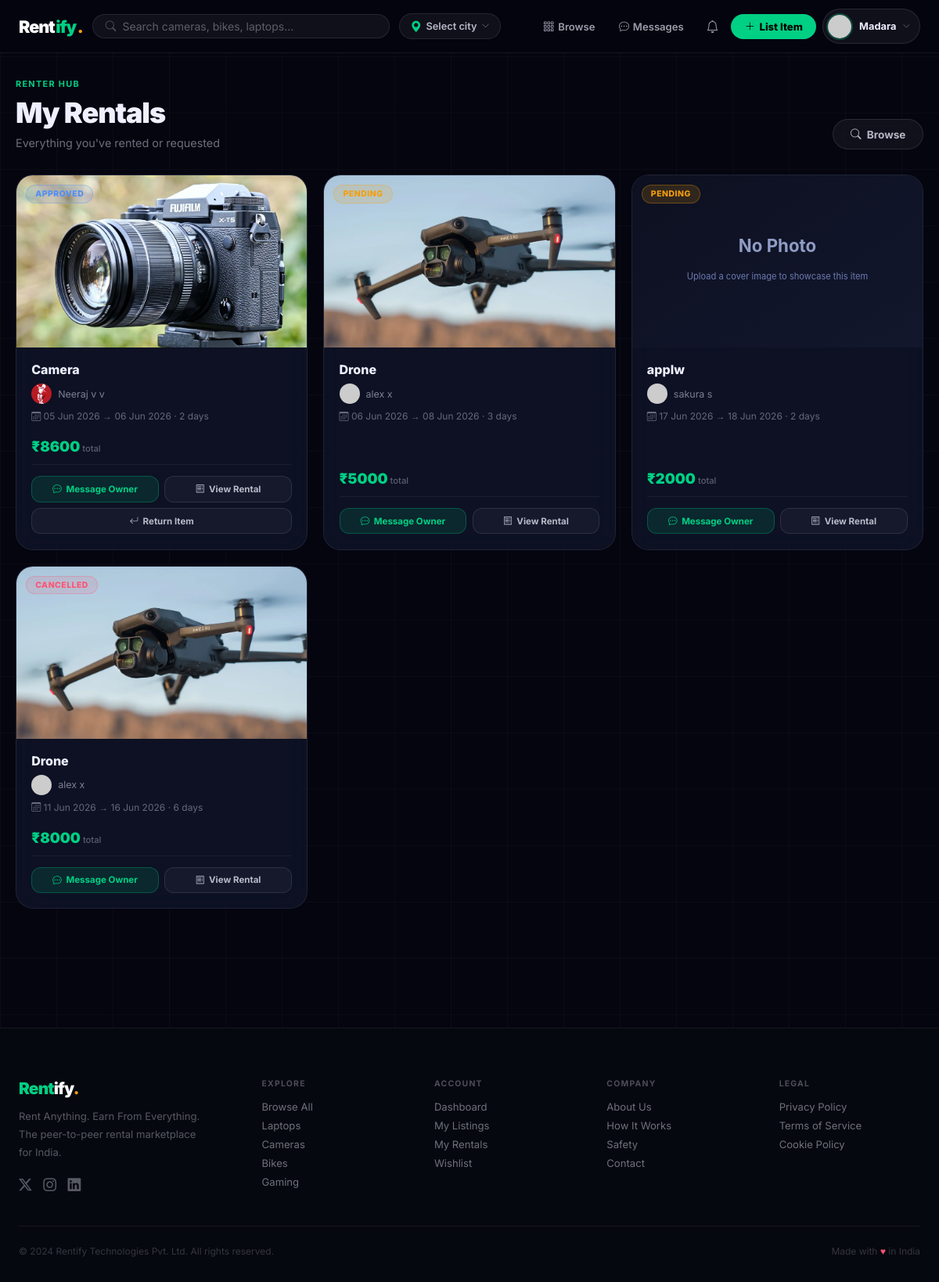
The page /bookings/my/ (signed in) on the database its author committed.
### bookings/models.py (models this page shows, shortened)
class Booking(models.Model):
    STATUS_CHOICES = [
        ('pending', 'Pending'),
        ('approved', 'Approved'),
        ('rejected', 'Rejected'),
        ('active', 'Active'),
        ('completed', 'Completed'),
        ('cancelled', 'Cancelled'),
    ]
    renter = models.ForeignKey(User, on_delete=models.CASCADE, related_name='bookings')
    product = models.ForeignKey(Product, on_delete=models.CASCADE, related_name='bookings')
    start_date = models.DateField()
    end_date = models.DateField()
    total_days = models.IntegerField(default=1)
    price_per_day = models.DecimalField(max_digits=10, decimal_places=2)
    rental_cost = models.DecimalField(max_digits=10, decimal_places=2)
    security_deposit = models.DecimalField(max_digits=10, decimal_places=2, default=0)
    total_amount = models.DecimalField(max_digits=10, decimal_places=2)
    status = models.CharField(max_length=20, choices=STATUS_CHOICES, default='pending')
    renter_note = models.TextField(blank=True)
    owner_note = models.TextField(blank=True)
    created_at = models.DateTimeField(auto_now_add=True)
    updated_at = models.DateTimeField(auto_now=True)
    class Meta:
        ordering = ['-created_at']

### listings/models.py (models this page shows, shortened)
class Product(models.Model):
    owner = models.ForeignKey(User, on_delete=models.CASCADE, related_name='listings')
    title = models.CharField(max_length=200)
    category = models.CharField(max_length=50, choices=CATEGORY_CHOICES, default='other')
    description = models.TextField()
    location = models.CharField(max_length=200, help_text='Public display: city/area only')
    state = models.CharField(max_length=100, blank=True, default='')
    city = models.CharField(max_length=100, blank=True, default='')
    area_locality = models.CharField(max_length=120, blank=True, default='')
    address_private = models.CharField(max_length=300, blank=True, default='')
    price_per_day = models.DecimalField(max_digits=10, decimal_places=2)
    price_per_week = models.DecimalField(max_digits=10, decimal_places=2, null=True, blank=True)
    price_per_month = models.DecimalField(max_digits=10, decimal_places=2, null=True, blank=True)
    security_deposit = models.DecimalField(max_digits=10, decimal_places=2, default=0)
    is_available = models.BooleanField(default=True)
    rating = models.DecimalField(max_digits=3, decimal_places=2, default=0.00)
    total_reviews = models.IntegerField(default=0)
    views_count = models.IntegerField(default=0)
    is_flagged = models.BooleanField(default=False)
    flag_reason = models.CharField(max_length=200, blank=True)
    created_at = models.DateTimeField(auto_now_add=True)
    updated_at = models.DateTimeField(auto_now=True)
    class Meta:
        ordering = ['-created_at']
    def get_primary_image(self):
        img = self.images.filter(is_primary=True).first() or self.images.first()
        return img.image.url if img else static('images/no-image.svg')

class ProductImage(models.Model):
    product = models.ForeignKey(Product, on_delete=models.CASCADE, related_name='images')
    image = models.ImageField(upload_to='products/')
    is_primary = models.BooleanField(default=False)
    order = models.IntegerField(default=0)
    uploaded_at = models.DateTimeField(auto_now_add=True)
    class Meta:
        ordering = ['order', 'uploaded_at']

### accounts/models.py (models this page shows, shortened)
class UserProfile(models.Model):
    user = models.OneToOneField(User, on_delete=models.CASCADE, related_name='profile')
    phone = models.CharField(max_length=20, blank=True)
    address = models.TextField(blank=True)
    bio = models.TextField(blank=True, max_length=500)
    profile_photo = models.ImageField(upload_to='profiles/', blank=True, null=True)
    is_verified = models.BooleanField(default=False)
    rating = models.DecimalField(max_digits=3, decimal_places=2, default=0.00)
    total_reviews = models.IntegerField(default=0)
    total_earnings = models.DecimalField(max_digits=10, decimal_places=2, default=0.00)
    dark_mode = models.BooleanField(default=False)
    created_at = models.DateTimeField(auto_now_add=True)
    updated_at = models.DateTimeField(auto_now=True)
    def get_photo_url(self):
        if self.profile_photo:
            return self.profile_photo.url
        return '/static/images/default-avatar.png'

### bookings/views.py (the view)
# urls.py: path('my/', views.my_bookings_view, name='my_bookings'),
@login_required
def my_bookings_view(request):
    bookings = Booking.objects.filter(
        renter=request.user
    ).select_related('product').order_by('-created_at')
    return render(request, 'bookings/my_bookings.html', {'bookings': bookings})

### listings/context_processors.py (called while the page is built)
def browse_location_processor(request):
    return {'browse_location': (request.session.get('browse_location') or '').strip()}

### notifications/context_processors.py (called while the page is built)
def notifications_processor(request):
    ctx = {
        'unread_notifications': [],
        'unread_count': 0,
        'user_listings_count': 0,
        'user_wishlist_count': 0,
        'user_messages_unread': 0,
        'footer_sections': _footer_sections(request),
    }
    if request.user.is_authenticated:
        user = request.user
        ctx['unread_notifications'] = Notification.objects.filter(
            recipient=user, is_read=False
        ).order_by('-created_at')[:8]
        ctx['unread_count'] = Notification.objects.filter(
            recipient=user, is_read=False
        ).count()
        ctx.update(_user_menu_stats(user))
    return ctx

def _user_menu_stats(user):
    from listings.models import Product, Wishlist
    from messaging.models import Message
    listings_count = Product.objects.filter(owner=user).count()
    wishlist_count = Wishlist.objects.filter(user=user).count()
    messages_unread = Message.objects.filter(
        conversation__participants=user,
        is_read=False,
    ).exclude(sender=user).count()
    return {
        'user_listings_count': listings_count,
        'user_wishlist_count': wishlist_count,
        'user_messages_unread': messages_unread,
    }

### subscriptions/context_processors.py (called while the page is built)
def premium_processor(request):
    try:
        if not request.user.is_authenticated:
            return dict(_SAFE_DEFAULT)
        return premium_context(request.user)
    except Exception:
        return dict(_SAFE_DEFAULT)

### subscriptions/utils.py (called while the page is built)
def _db_safe(fn, default=None):
    try:
        return fn()
    except (OperationalError, ProgrammingError):
        return default
    except Exception:
        return default

def get_active_subscription(user):
    if not user or not user.is_authenticated:
        return None
    def _query():
        from .models import UserSubscription
        now = timezone.now()
        return (
            UserSubscription.objects
            .filter(user=user, status='active', expires_at__gt=now)
            .select_related('plan')
            .order_by('-expires_at')
            .first()
        )
    return _db_safe(_query)

def daily_messages_used_today(user):
    def _query():
        from .models import DailyMessageCount
        today = timezone.localdate()
        obj = DailyMessageCount.objects.filter(user=user, date=today).first()
        return obj.count if obj else 0
    return _db_safe(_query, default=0)

### templates/bookings/my_bookings.html (shortened to what this page needs)
{% extends 'base.html' %}
{% block body_class %}page-my-rentals{% endblock %}
{% block content %}
<div class="dash-app">
  <div class="hub-hero" style="display:flex;justify-content:space-between;align-items:flex-end;flex-wrap:wrap;gap:1rem;">
    <div>
      <div class="hub-eyebrow">Renter Hub</div>
      <h1 class="hub-title">My Rentals</h1>
      <p class="hub-sub">Everything you've rented or requested</p>
    </div>
    <a href="{% url 'browse' %}" class="dash-btn dash-btn--ghost"><i class="bi bi-search"></i> Browse</a>
  </div>
  {% if bookings %}
  <div class="hub-card-grid">
    {% for booking in bookings %}
    {% include 'bookings/_renter_booking_card.html' with booking=booking %}
    {% endfor %}
  </div>
  {% endif %}
</div>
{% endblock %}

### templates/includes/navbar.html (shortened to what this page needs)
{% if user.is_authenticated %}
<nav class="rfy-nav" id="mainNav">
  <div class="rfy-nav-inner">
    <a href="{% url 'home' %}" class="rfy-brand me-1">
      <span class="b-dark">Rent</span><span style="color:var(--green);">ify</span><span class="b-dot">.</span>
    </a>
    <form class="rfy-search d-none d-md-flex" action="{% url 'browse' %}" method="get" style="max-width:380px;">
      <i class="bi bi-search" style="color:rgba(238,240,255,.3);font-size:.85rem;flex-shrink:0;"></i>
      <input type="text" name="q" placeholder="Search cameras, bikes, laptops…" value="{{ request.GET.q|default:'' }}" autocomplete="off">
    </form>
    <div class="d-none d-lg-flex">
      {% include 'includes/location_dropdown.html' %}
    </div>
    <div class="rfy-nav-right d-none d-lg-flex">
      <a href="{% url 'browse' %}"
         class="rfy-navlink ">
        <i class="bi bi-grid-3x3-gap"></i> Browse
      </a>
      <a href="{% url 'inbox' %}"
         class="rfy-msg-link {% if request.resolver_match.url_name == 'inbox' or request.resolver_match.url_name == 'conversation' %}active{% endif %}">
        <i class="bi bi-chat-dots"></i>
        Messages
      </a>
      <div style="position:relative;">
        <button class="rfy-iconbtn" id="notifBtn" aria-label="Notifications">
          <i class="bi bi-bell"></i>
        </button>
      </div>
      <a href="{% url 'create_listing' %}" class="rfy-list-btn">
        <i class="bi bi-plus-lg"></i> List Item
      </a>
      <div class="rfy-nav-authed-only" style="position:relative;margin-left:.15rem;">
        <button class="rfy-profile-trigger" id="profileBtn" aria-expanded="false">
          <img src="{{ request.user.profile.get_photo_url }}"
               alt="{{ request.user.username }}"
               onerror="this.src='https://placehold.co/34/4F8EF7/fff?text={{ request.user.username|first|upper }}'">
          <span class="pt-name d-none d-xl-block">{{ request.user.first_name|default:request.user.username }}</span>
          <i class="bi bi-chevron-down pt-caret"></i>
        </button>
      </div>
    </div>
  </div>
</nav>
{% endif %}

### templates/bookings/_renter_booking_card.html
<article class="hub-card">
  <div class="hub-card-img-wrap">
    <a href="{% url 'booking_detail' booking.pk %}">
      <img src="{{ booking.product.get_primary_image }}" alt="{{ booking.product.title }}"
           loading="lazy"
           onerror="this.src='https://placehold.co/600x375/0d1020/4F8EF7?text=Rent'">
    </a>
    <span class="hub-card-badge hub-badge--status-{{ booking.status }}">{{ booking.get_status_display }}</span>
  </div>
  <div class="hub-card-body">
    <h3 class="hub-card-title">
      <a href="{% url 'booking_detail' booking.pk %}">{{ booking.product.title }}</a>
    </h3>
    <div class="hub-card-owner">
      <img src="{{ booking.product.owner.profile.get_photo_url }}" alt=""
           onerror="this.src='https://placehold.co/26/4F8EF7/fff?text={{ booking.product.owner.username|first|upper }}'">
      <span>{{ booking.product.owner.get_full_name|default:booking.product.owner.username }}</span>
    </div>
    <div class="hub-card-dates">
      <i class="bi bi-calendar3"></i>
      {{ booking.start_date|date:"d M Y" }} → {{ booking.end_date|date:"d M Y" }}
      · {{ booking.total_days }} day{{ booking.total_days|pluralize }}
    </div>
    <div class="hub-card-price">₹{{ booking.total_amount|floatformat:0 }}<span> total</span></div>
    <div class="hub-card-actions">
      <a href="{% url 'start_conversation' booking.product.owner.username %}" class="hub-act hub-act--primary"><i class="bi bi-chat-dots"></i> Message Owner</a>
      <a href="{% url 'booking_detail' booking.pk %}" class="hub-act"><i class="bi bi-receipt"></i> View Rental</a>
      {% if booking.status == 'approved' or booking.status == 'active' %}
      <a href="{% url 'booking_detail' booking.pk %}" class="hub-act"><i class="bi bi-arrow-return-left"></i> Return Item</a>
      {% endif %}
    </div>
  </div>
</article>

### static/css/marketplace.css (style rules this page uses)
:root { --bg: #050816; --bg2: #090C1A; --bg3: #0D1020; --surf: #101428; --surf2: #151930; --surf3: #1C2038; --border: rgba(255,255,255,.07); --border2: rgba(255,255,255,.13); --text: #EEF0FF; --text2: rgba(238,240,255,.6); --text3: rgba(238,240,255,.32); --green: #00D084; --green2: #00F59A; --gdim: rgba(0,208,132,.1); --gborder: rgba(0,208,132,.22); --blue: #4F8EF7; --bdim: rgba(79,142,247,.1); --gold: #F59E0B; --red: #FF5272; --rdim: rgba(255,82,114,.1); --purple: #A78BFA; --cyan: #22D3EE; --r-xs: 6px; --r-sm: 10px; --r: 14px; --r-lg: 20px; --r-xl: 28px; --r-2xl: 40px; --ease: cubic-bezier(.16,1,.3,1); --fast: .18s var(--ease); --slow: .4s var(--ease); --sh-sm: 0 2px 8px rgba(0,0,0,.3); --sh: 0 4px 24px rgba(0,0,0,.45); --sh-lg: 0 12px 48px rgba(0,0,0,.6); --sh-xl: 0 24px 80px rgba(0,0,0,.7); --glow-green: 0 0 32px rgba(0,208,132,.2); --glow-blue: 0 0 32px rgba(79,142,247,.18); }
*,*::before,*::after { box-sizing:border-box;margin:0;padding:0 }
img { display:block;max-width:100% }
a { text-decoration:none;color:inherit }

### static/css/landing-shared.css (style rules this page uses)
:root { --g: #00D084; --g2: #00F59A; --b: #4F8EF7; --gold: #F59E0B; --red: #FF5272; --purple: #A78BFA; --bg: #050510; --surf: rgba(255,255,255,.05); --surf2: rgba(255,255,255,.08); --border: rgba(255,255,255,.08); --border2: rgba(255,255,255,.14); --text: #EEF0FF; --t2: rgba(238,240,255,.65); --t3: rgba(238,240,255,.35); --ease: cubic-bezier(.16,1,.3,1); --r-full: 999px; }
.d-none { display: none !important; }
.d-xl-block { display: none !important; }
@media (min-width: 768px) { .d-md-flex { display: flex !important; } }
@media (min-width: 992px) { .d-lg-flex { display: flex !important; } }
@media (min-width: 1200px) { .d-xl-block { display: block !important; } }

### rows shown on the page
Booking: product.get_primary_image (picture), status "APPROVED", product "Camera", product.owner.profile.get_photo_url (picture), product.owner.get_full_name "Neeraj v v", start_date "05 Jun 2026", end_date "06 Jun 2026", total_days "2", total_amount "8600", shows "Return Item"
Booking: product.get_primary_image (picture), status "PENDING", product "Drone", product.owner.get_full_name "alex x", start_date "06 Jun 2026", end_date "08 Jun 2026", total_days "3", total_amount "5000"
Booking: shows a picture, status "PENDING", product "applw", product.owner.get_full_name "sakura s", start_date "17 Jun 2026", end_date "18 Jun 2026", total_days "2", total_amount "2000"
Booking: product.get_primary_image (picture), status "CANCELLED", product "Drone", product.owner.get_full_name "alex x", start_date "11 Jun 2026", end_date "16 Jun 2026", total_days "6", total_amount "8000"

### other values the page prints
{{ request.user.first_name|default:request.user.username }} "Madara"
{{ section }} "EXPLORE" "ACCOUNT" "COMPANY" "LEGAL"
{{ label }} "Browse All" "Laptops" "Cameras" "Bikes" "Gaming" "Dashboard" "My Listings" "My Rentals" "Wishlist" "About Us" "How It Works" "Safety" "Contact" "Privacy Policy" "Terms of Service" "Cookie Policy"
